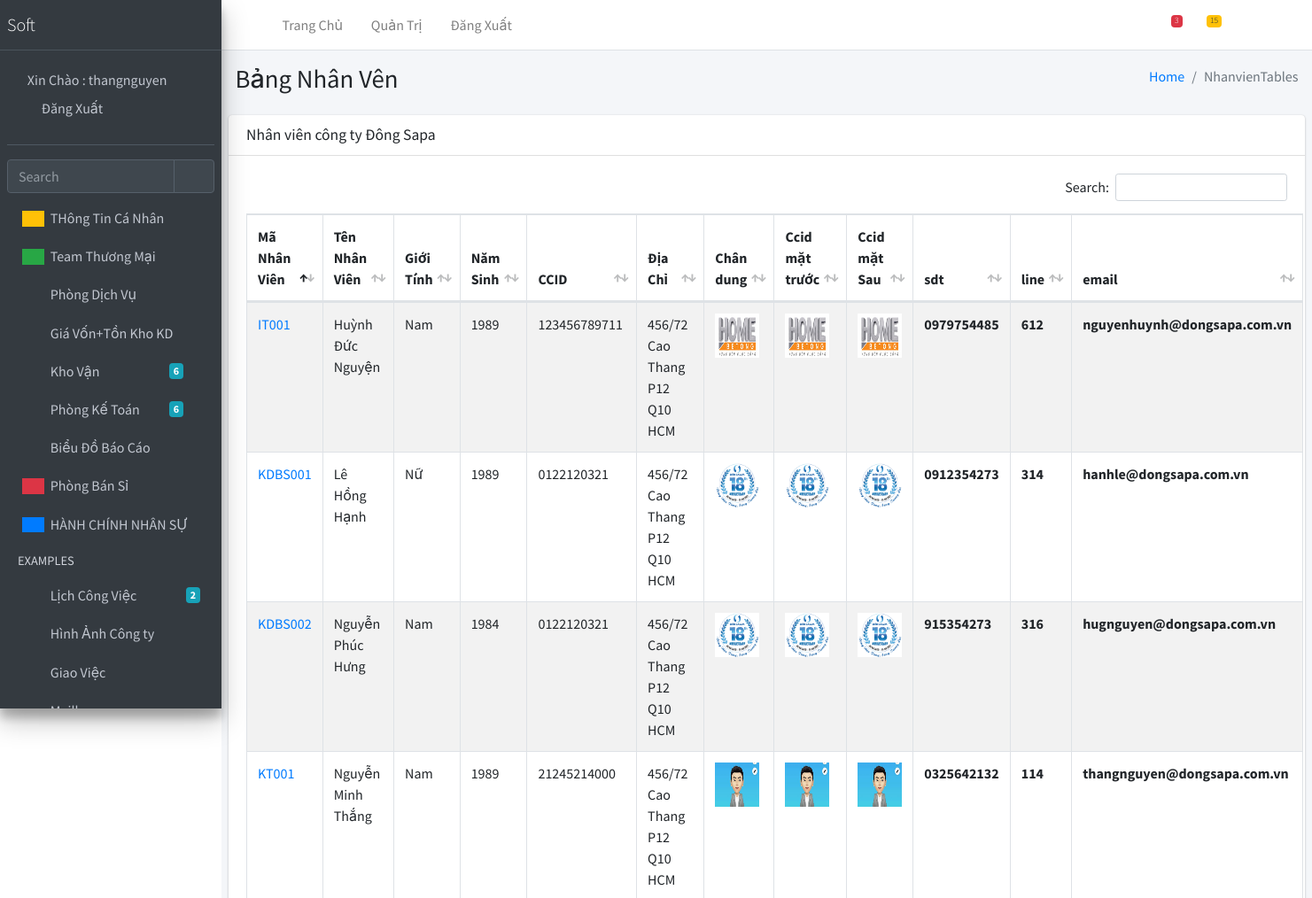
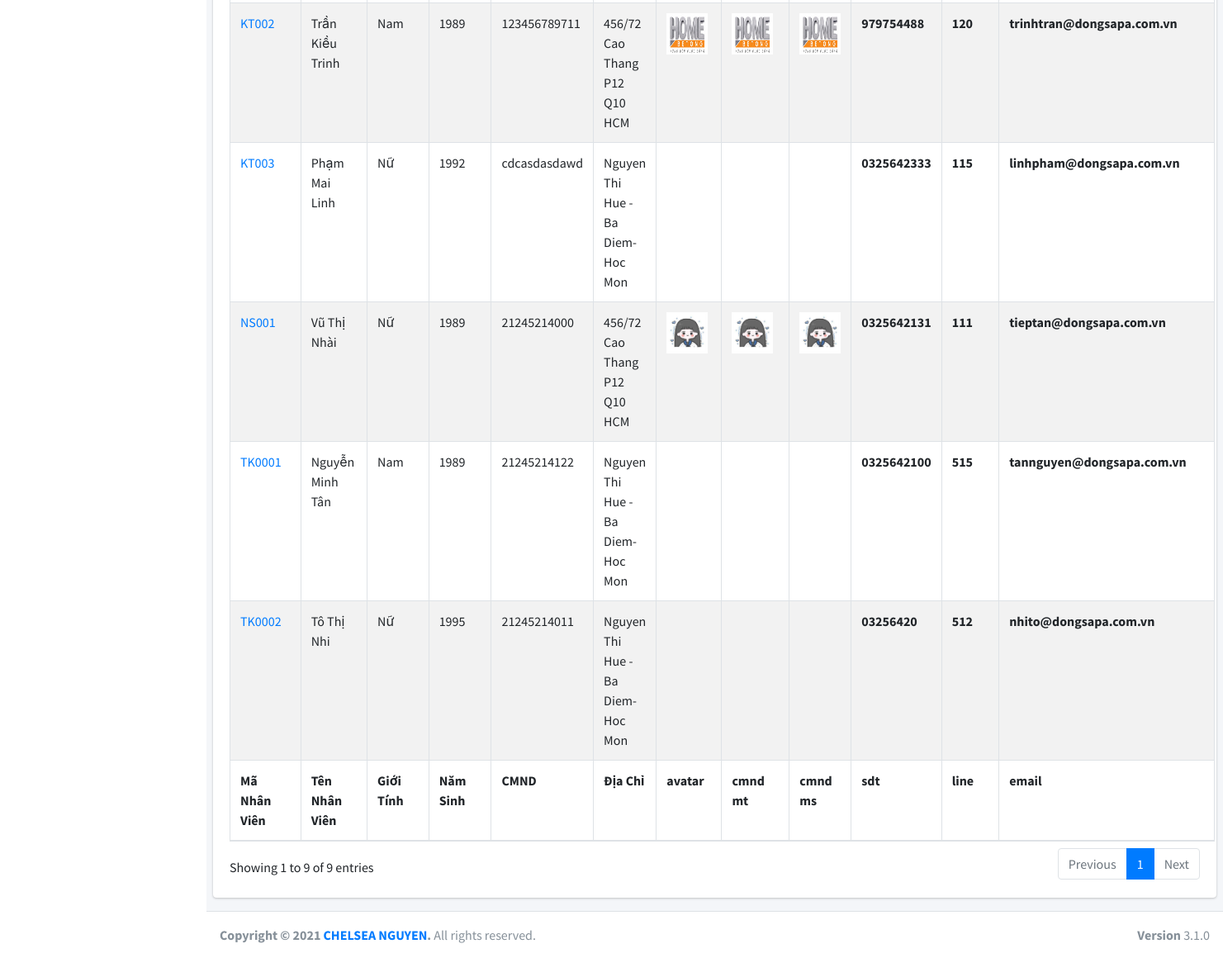
The page /nhanvien/ (signed in) on the database its author committed (2 pictures, top to bottom).
### qlns/models.py (models this page shows, shortened)
class Nhanvien(models.Model):
    manv = models.CharField(default='',unique=True,max_length=255,verbose_name='Mã Nhân Viên')
    username = models.OneToOneField(User,on_delete=models.CASCADE,verbose_name='Tài Khoản Nhân Viên')
    tennv = models.CharField(default='', max_length=255, verbose_name='Họ Tên Nhân Viên')
    gioitinh = models.BooleanField(default='',verbose_name='Check - Nếu là nam')
    ngaysinh =models.DateField(verbose_name='Ngày Sinh')
    diachi = models.CharField(default='', max_length=255, verbose_name='Địa chỉ thường trú')
    quequan =models.CharField(default='', max_length=255, verbose_name='Quê Quán')
    cmnd = models.CharField(default='', max_length=12, verbose_name='CCID')
    cmnd_1 =models.ImageField(default='',null=True, blank=True,upload_to='img/', verbose_name='Ảnh mặt trước CCID')
    cmnd_2 =models.ImageField(default='',null=True, blank=True, upload_to='img/', verbose_name='Ảnh mặt sau CCID')
    avatar = models.ImageField(default='',null=True, blank=True, upload_to='img/', verbose_name='Ảnh chân dung')
    sdt = models.CharField(default='', unique=True, max_length=255, verbose_name='Số Điện Thoại')
    line= models.CharField(default='', max_length=255, verbose_name='Line nội bộ')
    email =models.CharField(default='',unique=True, null=True,blank=True ,max_length=255, verbose_name='Email')
    phongban = models.ForeignKey(Phongban,default='',null=True,blank=True,on_delete=models.CASCADE)
    tinhtrangcongviec = models.BooleanField(default='1',verbose_name='Check --- (nếu nhân viên chính thức) ')
    chuky1 =models.FileField(blank=True,null=True,verbose_name='Upload chữ ký 1 ')
    chuky2 = models.FileField(blank=True, null=True, verbose_name='Upload chữ ký 2 ')
    created_at = models.DateTimeField(auto_now_add=True)
    updated_at = models.DateTimeField(auto_now=True)
    class Meta:
        verbose_name = "NHÂN VIÊN"
        verbose_name_plural = 'NHÂN VIÊN'

### qlns/views.py (the view, shortened to what this page needs)
# urls.py: path('nhanvien/', Nhanvientotal.as_view(), name='nhanvien'),
class Nhanvientotal(LoginRequiredMixin,View):
    login_url = '/login/'
    def get(self,request):
        nv= Nhanvien.objects.all()
        return render(request, 'nhanvien.html',{'nv':nv})

### templates/nhanvien.html (shortened to what this page needs)
{% extends 'base.html'%}
{%load static%}
 {% block cssnhanvien %}
  <link rel="stylesheet" href="{% static 'plugins/datatables-bs4/css/dataTables.bootstrap4.min.css'%}">
  <link rel="stylesheet" href="{% static 'plugins/datatables-responsive/css/responsive.bootstrap4.min.css'%}">
  <link rel="stylesheet" href="{% static 'plugins/datatables-buttons/css/buttons.bootstrap4.min.css'%}">
  <link rel="stylesheet" href="{% static 'dist/css/adminlte.min.css'%}">
  {%endblock%}
{% block nhanvien%}
  <div class="content-wrapper">
    <section class="content-header">
      <div class="container-fluid">
        <div class="row mb-2">
          <div class="col-sm-6">
            <h1>Bảng Nhân Vên</h1>
          </div>
          <div class="col-sm-6">
            <ol class="breadcrumb float-sm-right">
              <li class="breadcrumb-item"><a href="#">Home</a></li>
              <li class="breadcrumb-item active">NhanvienTables</li>
            </ol>
          </div>
        </div>
      </div>
    </section>
    <section class="content">
        <div class="row">
          <div class="col-12">
            <div class="card">
              <div class="card-header">
                <h3 class="card-title">Nhân viên công ty Đông Sapa</h3>
              </div>
              <div class="card-body">
                <table id="example1" class="table table-bordered table-striped">
                  <thead>
                  <tr>
                    <th>Mã Nhân Viên</th>
                    <th>Tên Nhân Viên</th>
                    <th>Giới Tính</th>
                    <th>Năm Sinh</th>
                    <th>CCID </th>
                    <th>Địa Chỉ</th>
                    <th>Chân dung</th>
                    <th>Ccid mặt trước </th>
                    <th>Ccid mặt Sau</th>
                    <th>sdt</th>
                    <th>line</th>
                    <th>email</th>
                  </tr>
                  </thead>
                  <tbody>
                  {%for item in nv%}
                  <tr >
                    <td><a href="{%url 'xemnhanvien' item.id %}">{{item.manv}}</a></td>
                    <td>{{item.tennv}}
                    </td>
                    <td>{% if item.gioitinh is True %}
                            Nam
                           {% else %}
                            Nữ
                           {% endif %}
                         </td>
                    <td>{{item.ngaysinh.year}}</td>
                    <td>{{item.cmnd}}</td>
                    <td>{{item.diachi}}</td>
                    <td>{% if item.avatar %}<img src="{{ item.avatar.url }}" width="50px" height="50px" alt="{{ item.tennv }}">{%endif%}</td>
                    <td>{% if item.cmnd_1 %}<img src="{{ item.cmnd_1.url }}" width="50px" height="50px" alt="{{ item.tennv }}">{%endif%}</td>
                    <th>{% if item.cmnd_2 %}<img src="{{ item.cmnd_2.url }}" width="50px" height="50px" alt="{{ item.tennv }}">{%endif%}</th>
                    <th>{{item.sdt}}</th>
                    <th>{{item.line}}</th>
                    <th>{{item.email}}</th>
                  </tr>
                  {%endfor%}
                  </tbody>
                  <tfoot>
                  <tr>
                    <th>Mã Nhân Viên</th>
                    <th>Tên Nhân Viên</th>
                    <th>Giới Tính</th>
                    <th>Năm Sinh</th>
                    <th>CMND</th>
                    <th>Địa Chỉ</th>
                    <th>avatar</th>
                    <th>cmnd mt</th>
                    <th>cmnd ms</th>
                    <th>sdt</th>
                    <th>line</th>
                    <th>email</th>
                  </tr>
                  </tfoot>
                </table>
              </div>
            </div>
          </div>
        </div>
    </section>
  </div>
{%endblock%}

### templates/base.html (shortened to what this page needs)
{%load static%}
<!DOCTYPE html>
<html lang="en">
<head>
  <link rel="stylesheet" href="{% static 'plugins/fontawesome-free/css/all.min.css'%}">
  <link rel="stylesheet" href="{% static 'https://code.ionicframework.com/ionicons/2.0.1/css/ionicons.min.css'%}">
  <link rel="stylesheet" href="{% static 'plugins/tempusdominus-bootstrap-4/css/tempusdominus-bootstrap-4.min.css'%}">
  <link rel="stylesheet" href="{% static 'plugins/icheck-bootstrap/icheck-bootstrap.min.css'%}">
  <link rel="stylesheet" href="{% static 'plugins/jqvmap/jqvmap.min.css'%}">
  <link rel="stylesheet" href="{% static 'dist/css/adminlte.min.css'%}">
  <link rel="stylesheet" href="{% static 'plugins/overlayScrollbars/css/OverlayScrollbars.min.css'%}">
  <link rel="stylesheet" href="{% static 'plugins/daterangepicker/daterangepicker.css'%}">
  <link rel="stylesheet" href="{% static 'plugins/summernote/summernote-bs4.min.css'%}">
  {% block cssnhanvien %}
  {%endblock%}
</head>
<body class="hold-transition sidebar-mini layout-fixed">
<div class="wrapper">
  <nav class="main-header navbar navbar-expand navbar-white navbar-light">
    <ul class="navbar-nav">
      <li class="nav-item">
        <a class="nav-link" data-widget="pushmenu" href="#" role="button"><i class="fas fa-bars"></i></a>
      </li>
      <li class="nav-item d-none d-sm-inline-block">
        <a href="{% url 'index' %}" class="nav-link">Trang Chủ</a>
      </li>
      <li class="nav-item d-none d-sm-inline-block">
        <a href="admin/" class="nav-link">Quản Trị</a>
      </li>
       <li class="nav-item d-none d-sm-inline-block">
        <a href="{% url 'logout' %}" class="nav-link">Đăng Xuất</a>
      </li>
    </ul>
    <ul class="navbar-nav ml-auto">
      <li class="nav-item">
        <a class="nav-link" data-widget="navbar-search" href="#" role="button">
          <i class="fas fa-search"></i>
        </a>
      </li>
      <li class="nav-item dropdown">
        <a class="nav-link" data-toggle="dropdown" href="#">
          <i class="far fa-comments"></i>
          <span class="badge badge-danger navbar-badge">3</span>
        </a>
      </li>
      <li class="nav-item dropdown">
        <a class="nav-link" data-toggle="dropdown" href="#">
          <span class="badge badge-warning navbar-badge">15</span>
        </a>
      </li>
      <li class="nav-item">
        <a class="nav-link" data-widget="fullscreen" href="#" role="button">
          <i class="fas fa-expand-arrows-alt"></i>
        </a>
      </li>
      <li class="nav-item">
        <a class="nav-link" data-widget="control-sidebar" data-slide="true" href="#" role="button">
          <i class="fas fa-th-large"></i>
        </a>
      </li>
    </ul>
  </nav>
  <aside class="main-sidebar sidebar-dark-primary elevation-4">
    <a href="{% url 'index' %}" class="brand-link">
      <span class="brand-text font-weight-light">Soft </span>
    </a>
    <div class="sidebar">
      <div class="user-panel mt-3 pb-3 mb-3 d-flex">
        <div class="image">
        </div>
        <div class="info">
          <a href="#" class="d-block">Xin Chào  : {{user.username}}</a>
          <a href="{% url 'logout' %}" class="nav-link">Đăng Xuất</a>
        </div>
      </div>
      <div class="form-inline">
        <div class="input-group" data-widget="sidebar-search">
          <input class="form-control form-control-sidebar" type="search" placeholder="Search" aria-label="Search">
          <div class="input-group-append">
            <button class="btn btn-sidebar">
              <i class="fas fa-search fa-fw"></i>
            </button>
          </div>
        </div>
      </div>
      <nav class="mt-2">
        <ul class="nav nav-pills nav-sidebar flex-column" data-widget="treeview" role="menu" data-accordion="false">
               <li class="nav-item">
            <a href="#" class="nav-link">
              <i class="nav-icon fas fa-copy info-box-icon bg-warning "></i>
              <p>
                THông Tin Cá Nhân
                <i class="fas fa-angle-left right"></i>
              </p>
            </a>
          </li>
           <li class="nav-item">
            <a href="#" class="nav-link">
              <i class="nav-icon fas fa-copy info-box-icon bg-success"></i>
              <p>
                Team Thương Mại
                <i class="fas fa-angle-left right"></i>
              </p>
            </a>
          </li>
          <li class="nav-item">
            <a href="#" class="nav-link">
              <i class="nav-icon fas fa-copy"></i>
              <p>
                Phòng Dịch Vụ
                <i class="fas fa-angle-left right"></i>
              </p>
            </a>
          </li>
           <li class="nav-item">
            <a href="#" class="nav-link">
              <i class="nav-icon fas fa-copy"></i>
              <p>
                Giá Vốn+Tồn Kho KD
                <i class="fas fa-angle-left right"></i>
              </p>
            </a>
          </li>
          <li class="nav-item">
            <a href="#" class="nav-link">
              <i class="nav-icon fas fa-copy"></i>
              <p>
                Kho Vận
                <i class="fas fa-angle-left right"></i>
                <span class="badge badge-info right">6</span>
              </p>
            </a>
          </li>
          <li class="nav-item">
            <a href="#" class="nav-link">
              <i class="nav-icon fas fa-copy"></i>
              <p>
                Phòng Kế Toán
                <i class="fas fa-angle-left right"></i>
                <span class="badge badge-info right">6</span>
              </p>
            </a>
          </li>
          <li class="nav-item">
            <a href="#" class="nav-link">
              <i class="nav-icon fas fa-chart-pie"></i>
              <p>
                Biểu Đồ Báo Cáo
                <i class="right fas fa-angle-left"></i>
              </p>
            </a>
          </li>
          <li class="nav-item">
            <a href="#" class="nav-link">
              <i class="nav-icon fas fa-tree info-box-icon bg-red"></i>
              <p>
                Phòng Bán Sỉ
                <i class="fas fa-angle-left right"></i>
              </p>
            </a>
          </li>
          <li class="nav-item">
            <a href="#" class="nav-link">
              <i class="nav-icon fas fa-edit  info-box-icon bg-blue"></i>
              <p>
                HÀNH CHÍNH NHÂN SỰ
                <i class="fas fa-angle-left right"></i>
              </p>
            </a>
          </li>
          <li class="nav-header">EXAMPLES</li>
          <li class="nav-item">
            <a href="#" class="nav-link">
              <i class="nav-icon far fa-calendar-alt"></i>
              <p>
                Lịch Công Việc
                <span class="badge badge-info right">2</span>
              </p>
            </a>
          </li>
          <li class="nav-item">
            <a href="#" class="nav-link">
              <i class="nav-icon far fa-image"></i>
              <p>
                Hình Ảnh Công ty
              </p>
            </a>
          </li>
          <li class="nav-item">
            <a href="#" class="nav-link">
              <i class="nav-icon fas fa-columns"></i>
              <p>
                Giao Việc
              </p>
            </a>
          </li>
          <li class="nav-item">
            <a href="#" class="nav-link">
              <i class="nav-icon far fa-envelope"></i>
              <p>
                Mailbox
                <i class="fas fa-angle-left right"></i>
              </p>
            </a>
          </li>
        </ul>
      </nav>
    </div>
  </aside>
{%block nhanvien%}
{% endblock %}
  <footer class="main-footer">
    <strong>Copyright &copy; 2021 <a href="https://zalo.me/0979754485">CHELSEA NGUYEN</a>.</strong>
    All rights reserved.
    <div class="float-right d-none d-sm-inline-block">
      <b>Version</b> 3.1.0
    </div>
  </footer>
</div>
</body>
</html>

### rows shown on the page
Nhanvien: manv "KT001", tennv "Nguyễn Minh Thắng", gioitinh "Nam", ngaysinh.year "1989", cmnd "21245214000", diachi "456/72 Cao Thang P12 Q10 HCM", avatar (picture), cmnd_1 (picture), cmnd_2 (picture), sdt "0325642132", line "114", email "thangnguyen@dongsapa.com.vn"
Nhanvien: manv "NS001", tennv "Vũ Thị Nhài", gioitinh "Nữ", ngaysinh.year "1989", cmnd "21245214000", diachi "456/72 Cao Thang P12 Q10 HCM", avatar (picture), cmnd_1 (picture), cmnd_2 (picture), sdt "0325642131", line "111", email "tieptan@dongsapa.com.vn"
Nhanvien: manv "KDBS001", tennv "Lê Hồng Hạnh", gioitinh "Nữ", ngaysinh.year "1989", cmnd "0122120321", diachi "456/72 Cao Thang P12 Q10 HCM", avatar (picture), cmnd_1 (picture), cmnd_2 (picture), sdt "0912354273", line "314", email "hanhle@dongsapa.com.vn"
Nhanvien: manv "KDBS002", tennv "Nguyễn Phúc Hưng", gioitinh "Nam", ngaysinh.year "1984", cmnd "0122120321", diachi "456/72 Cao Thang P12 Q10 HCM", avatar (picture), cmnd_1 (picture), cmnd_2 (picture), sdt "915354273", line "316", email "hugnguyen@dongsapa.com.vn"
Nhanvien: manv "IT001", tennv "Huỳnh Đức Nguyện", gioitinh "Nam", ngaysinh.year "1989", cmnd "123456789711", diachi "456/72 Cao Thang P12 Q10 HCM", avatar (picture), cmnd_1 (picture), cmnd_2 (picture), sdt "0979754485", line "612", email "nguyenhuynh@dongsapa.com.vn"
Nhanvien: manv "KT002", tennv "Trần Kiều Trinh", gioitinh "Nam", ngaysinh.year "1989", cmnd "123456789711", diachi "456/72 Cao Thang P12 Q10 HCM", avatar (picture), cmnd_1 (picture), cmnd_2 (picture), sdt "979754488", line "120", email "trinhtran@dongsapa.com.vn"
Nhanvien: manv "KT003", tennv "Phạm Mai Linh", gioitinh "Nữ", ngaysinh.year "1992", cmnd "cdcasdasdawd", diachi "Nguyen Thi Hue -Ba Diem- Hoc Mon", sdt "0325642333", line "115", email "linhpham@dongsapa.com.vn"
Nhanvien: manv "TK0001", tennv "Nguyễn Minh Tân", gioitinh "Nam", ngaysinh.year "1989", cmnd "21245214122", diachi "Nguyen Thi Hue -Ba Diem- Hoc Mon", sdt "0325642100", line "515", email "tannguyen@dongsapa.com.vn"
Nhanvien: manv "TK0002", tennv "Tô Thị Nhi", gioitinh "Nữ", ngaysinh.year "1995", cmnd "21245214011", diachi "Nguyen Thi Hue -Ba Diem- Hoc Mon", sdt "03256420", line "512", email "nhito@dongsapa.com.vn"

### other values the page prints
{{ user.username }} "thangnguyen"
